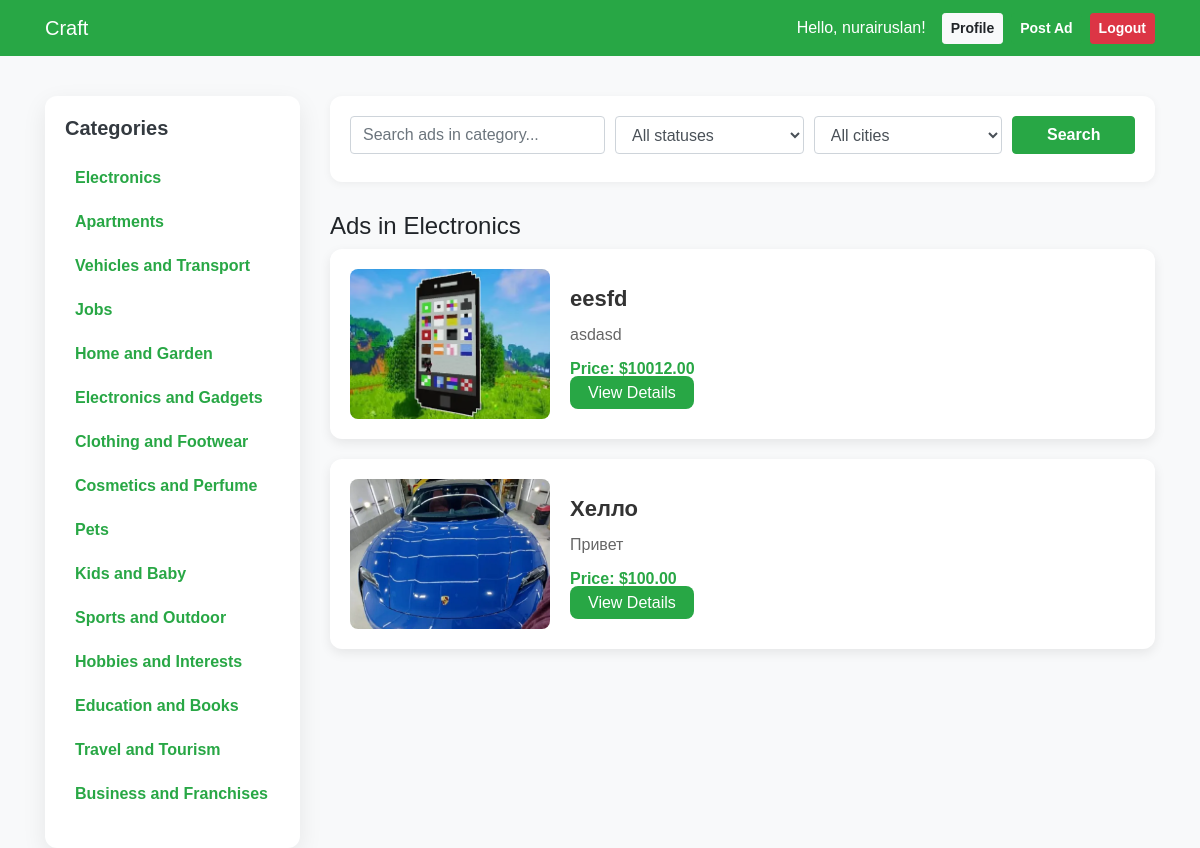
The app's page /category/2/ (signed in) with its own data.
### myapp/models.py (models this page shows, shortened)
class User(AbstractUser):
    email = models.EmailField(unique=True)
    phone = models.CharField(max_length=20, blank=False, null=False, unique=True)
    is_moderator = models.BooleanField(default=False)  # <-- Добавляем это поле

class Category(models.Model):
    name = models.CharField(max_length=100)

class Ad(models.Model):
    title = models.CharField(max_length=255)
    description = models.TextField()
    price = models.DecimalField(max_digits=10, decimal_places=2)
    created_at = models.DateTimeField(auto_now_add=True)
    author = models.ForeignKey(User, on_delete=models.CASCADE)
    category = models.ForeignKey(Category, on_delete=models.SET_NULL, null=True)
    favorite_users = models.ManyToManyField(User, related_name='favorite_ads', blank=True)
    status = models.ForeignKey('AdStatus', on_delete=models.SET_NULL, null=True, default=None)
    city = models.CharField(max_length=100, blank=True)

class AdImage(models.Model):
    ad = models.ForeignKey(Ad, related_name="images", on_delete=models.CASCADE)  # Связь с объявлением
    image = models.ImageField(upload_to='ads/images/')  # Путь для загрузки изображений
    created_at = models.DateTimeField(auto_now_add=True)

### myapp/views.py (the view)
# urls.py: path('category/<int:category_id>/', views.category_ads, name='category_ads'),
@login_required
def category_ads(request, category_id):
    category = get_object_or_404(Category, id=category_id)
    ads_list = Ad.objects.filter(category=category).exclude(status__name__in=["On moderation", "Sold"])
    query, status, city = map(request.GET.get, ('q', 'status', 'city'))
    if query:
        ads_list = ads_list.annotate(
            lower_title=Lower('title'),
            lower_description=Lower('description')
        ).filter(Q(lower_title__icontains=query) | Q(lower_description__icontains=query))
    if status:
        ads_list = ads_list.filter(status__name__iexact=status)
    if city:
        ads_list = ads_list.filter(city=city)
    paginator = Paginator(ads_list.order_by('-created_at'), 10)
    return render(request, 'category_ads.html', {
        'category': category,
        'ads': paginator.get_page(request.GET.get('page')),
        'categories': Category.objects.all(),
        'query': query,
        'status': status,
        'city': city,
    })

### myapp/templates/category_ads.html (shortened to what this page needs)
{% load static %}
<!DOCTYPE html>
<html lang="ru">
<head>
  <link rel="stylesheet" href="https://stackpath.bootstrapcdn.com/bootstrap/4.5.2/css/bootstrap.min.css">
</head>
<body>
  <nav class="navbar navbar-expand-lg navbar-dark">
      <div class="container">
        <a href="{% url 'home' %}" class="navbar-brand">Craft</a>
        <div class="ml-auto d-flex align-items-center gap-2">
          <span class="text-white mr-3">Hello, {{ request.user.username }}!</span>
          <a href="{% url 'profile' %}" class="btn btn-light btn-sm mr-2">Profile</a>
          <a href="{% url 'create_ad' %}" class="btn btn-success btn-sm mr-2">Post Ad</a>
          <form action="{% url 'logout' %}" method="post" style="margin: 0;">
            <button type="submit" class="btn btn-danger btn-sm">Logout</button>
          </form>
        </div>
      </div>
    </nav>
  <div class="container container-main">
    <div class="row">
      <div class="col-md-3">
        <div class="sidebar">
          <h5>Categories</h5>
          <ul class="category-list">
            {% for category in categories %}
              <li>
                <a href="{% url 'category_ads' category.id %}">{{ category.name }}</a>
              </li>
            {% empty %}
              <li>No categories available.</li>
            {% endfor %}
          </ul>
        </div>
      </div>
      <div class="col-md-9">
        <div class="filter-form">
          <form method="get" class="form-row">
            <div class="col-md-4 mb-2">
              <input type="text" name="q" class="form-control" placeholder="Search ads in category..." value="{{ request.GET.q }}">
            </div>
            <div class="col-md-3 mb-2">
              <select name="status" class="form-control">
                <option value="">All statuses</option>
              </select>
            </div>
            <div class="col-md-3 mb-2">
              <select name="city" class="form-control">
                <option value="">All cities</option>
              </select>
            </div>
            <div class="col-md-2 mb-2">
              <button type="submit" class="btn btn-success btn-block">Search</button>
            </div>
          </form>
        </div>
        <h4>Ads in {{ category.name }}</h4>
        <div class="row">
          {% for ad in ads %}
            <div class="col-md-12">
              <div class="announcement">
                  <div class="announcement-image">
                      {% if ad.images.all %}
                          <img src="{{ ad.images.first.image.url }}" alt="Image" loading="lazy">
                      {% else %}
                          {% if ad.status.name == "Sold" %}
                              <img src="{% static 'images/sold.jpg' %}" alt="Sold Image" loading="lazy">
                          {% else %}
                              <img src="{% static 'images/default-photo.jpg' %}" alt="Default Image" loading="lazy">
                          {% endif %}
                      {% endif %}
                  </div>
                  <div class="announcement-content">
                      <div class="announcement-title">{{ ad.title }}</div>
                      <div class="announcement-description">{{ ad.description|truncatewords:20 }}</div>
                      <div class="announcement-price">Price: ${{ ad.price }}</div>
                      <a href="{% url 'ad_detail' ad.id %}" class="announcement-btn">View Details</a>
                  </div>
              </div>
            </div>
          {% empty %}
            <div class="col-12">
              <div class="alert alert-info text-center">No ads found in this category.</div>
            </div>
          {% endfor %}
        </div>
      </div>
    </div>
  </div>
  </body>
  </html>

### myapp/templates/category_ads.html (style rules this page uses)
body { font-family: 'Arial', sans-serif; background-color: #f8f9fa; }
.navbar { background-color: #28a745; }
.navbar-text, .nav-link, .btn { font-weight: 600; }
.container-main { margin-top: 40px; }
.sidebar { background-color: #ffffff; padding: 20px; border-radius: 12px; box-shadow: 0 8px 24px rgba(0,0,0,0.08); height: fit-content; }
.sidebar h5 { margin-bottom: 20px; color: #343a40; font-weight: bold; }
.category-list { list-style: none; padding-left: 0; }
.category-list li { margin-bottom: 8px; }
.category-list a { text-decoration: none; color: #28a745; font-weight: 600; padding: 6px 10px; border-radius: 8px; display: block; transition: background-color 0.3s; }
.announcement { background-color: #fff; border-radius: 12px; box-shadow: 0 4px 12px rgba(0,0,0,0.08); padding: 20px; display: flex; align-items: center; margin-bottom: 20px; transition: 0.3s; opacity: 0; animation: fadeInUpSmart 0.7s ease forwards; }
.announcement-image img { width: 200px; height: 150px; object-fit: cover; border-radius: 8px; margin-right: 20px; }
.announcement-title { font-size: 22px; font-weight: bold; color: #333; }
.announcement-description { color: #666; margin-top: 8px; }
.announcement-price { margin-top: 10px; font-weight: bold; color: #28a745; }
.announcement-btn { margin-top: 15px; padding: 8px 18px; background-color: #28a745; color: #fff; border: none; border-radius: 8px; text-decoration: none; transition: background-color 0.3s; }
.filter-form { margin-bottom: 30px; background-color: #ffffff; padding: 20px; border-radius: 12px; box-shadow: 0 2px 8px rgba(0,0,0,0.05); }

### records on screen
User: user.username "nurairuslan"
Category: name "Electronics"
Category: name "Apartments"
Category: name "Vehicles and Transport"
Category: name "Jobs"
Category: name "Home and Garden"
Category: name "Electronics and Gadgets"
Category: name "Clothing and Footwear"
Category: name "Cosmetics and Perfume"
Category: name "Pets"
Category: name "Kids and Baby"
Category: name "Sports and Outdoor"
Category: name "Hobbies and Interests"
Category: name "Education and Books"
Category: name "Travel and Tourism"
Category: name "Business and Franchises"
Ad: images.first.image (picture), title "eesfd", description "asdasd", price "10012.00"
Ad: images.first.image (picture), title "Хелло", description "Привет", price "100.00"
